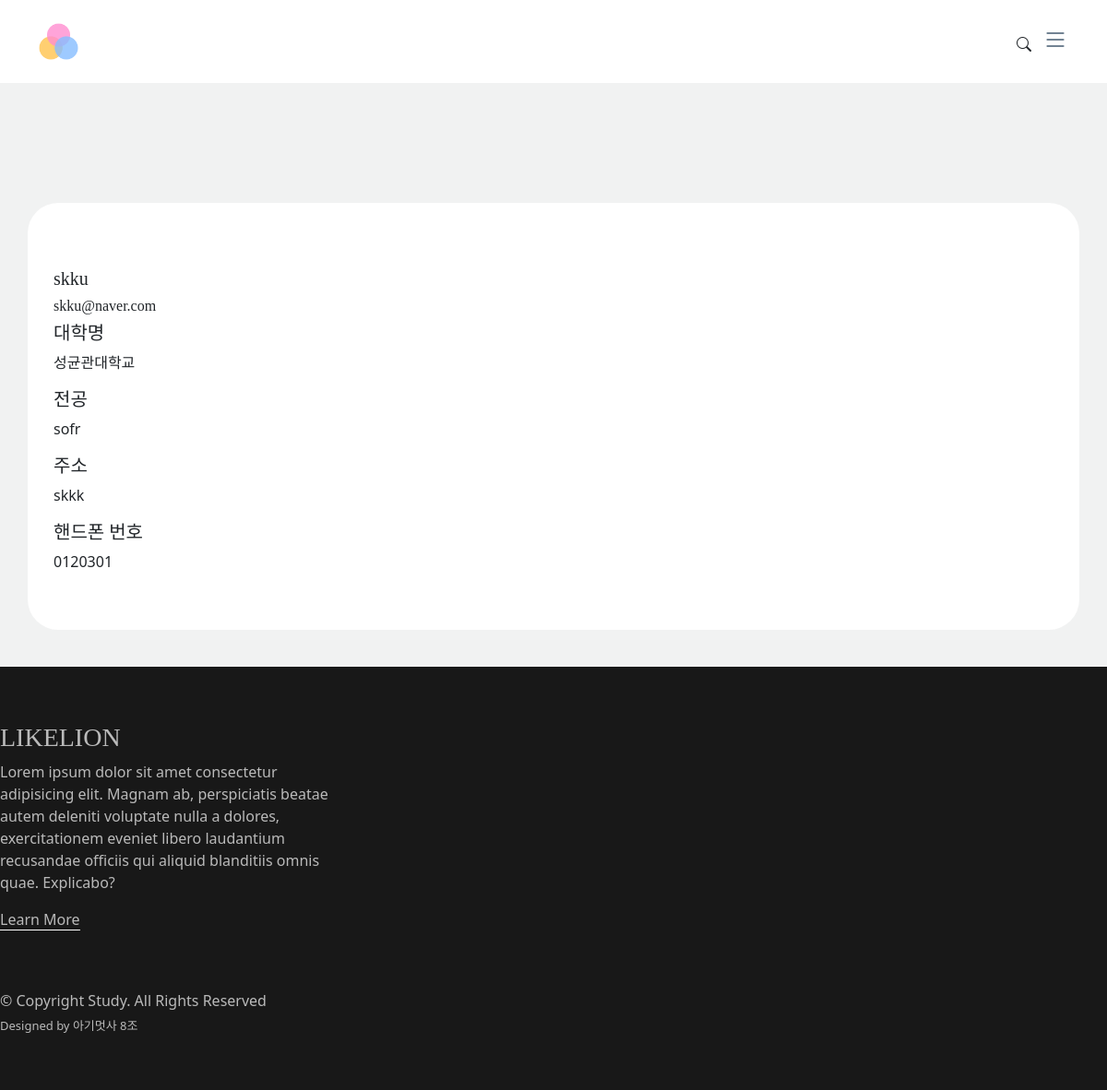
The app's page /showprofile/ (signed in) with its own data.
### MainApp/models.py (models this page shows, shortened)
class User(AbstractBaseUser):
    position_choices=[
        (True, True),
        (False, False),
    ]
    username    = models.CharField(max_length=30, unique=True)
    name        = models.CharField(max_length=40, null=False, blank=False)
    email       = models.EmailField(verbose_name='email', max_length=60, unique=True)
    create_dt = models.DateTimeField(verbose_name='date joined', auto_now_add=True)
    last_login  = models.DateTimeField(verbose_name='last login', auto_now=True)
    is_admin    = models.BooleanField(default=False)
    is_active   = models.BooleanField(default=True)
    university = models.CharField(verbose_name='대학명', max_length=100)
    major = models.CharField(verbose_name='전공', max_length=100)
    address = models.CharField(verbose_name='주소', max_length=100)
    phone_number = models.CharField(verbose_name='핸드폰 번호', max_length=100)
    is_student = models.BooleanField(choices = position_choices,default=False)
    is_looking_job = models.BooleanField(choices = position_choices,default=False)
    is_headhunter = models.BooleanField(choices = position_choices,default=False)
    object = UserManager()  # 헬퍼 클래스 사용
    USERNAME_FIELD = 'email'  # 로그인 ID로 사용할 필드
    REQUIRED_FIELDS = ['username','name','university', 'major', 'address','phone_number', 'is_student','is_looking_job','is_headhunter'] # 필수 작성 필드

### MainApp/views.py (the view)
# urls.py: path('showprofile/', views.showprofile, name ='showprofile'),
def showprofile(request):
    return render(request, 'showprofile.html')

### MainApp/templates/showprofile.html (shortened to what this page needs)
{% extends 'base.html' %}
{% load static %}
{% block content %}
  <main id="main">
    <section class="single-post-content">
      <div class="container" data-aos="fade-up">
          <div class="row gutters">
            <div class="col-xl-3 col-lg-3 col-md-12 col-sm-12 col-12">
            <div class="h-100">
              <div class="card-body">
                <div class="account-settings">
                  <div class="user-profile">
                    <div class="user-avatar">
                    </div>
                    <h5 class="user-name">{{user.username }}</h5>
                    <h6 class="user-email">{{user.email }}</h6>
                  </div>
                  <div class="about">
                    <h5>대학명</h5>
                    <p>{{user.university }}</p>
                    <h5>전공</h5>
                    <p>{{user.major }}</p>
                    <h5>주소</h5>
                    <p>{{user.address }}</p>
                    <h5>핸드폰 번호</h5>
                    <p>{{user.phone_number }}</p>
                  </div>
                </div>
              </div>
            </div>
            </div>
          </div>
      </div>
    </section>
  </main>
  {% endblock %}

### MainApp/static/css/variables.css (style rules this page uses)
:root { --font-default: 'EB Garamond', system-ui, -apple-system, "Segoe UI", Roboto, "Helvetica Neue", Arial, "Noto Sans", "Liberation Sans", sans-serif, "Apple Color Emoji", "Segoe UI Emoji", "Segoe UI Symbol", "Noto Color Emoji"; --font-primary: 'EB Garamond', serif; --font-secondary: 'Inter', sans-serif; --color-default: #212529; --color-default-rgb: 33, 37, 41; --color-links: #212529; --color-links-hover: #15171a; --color-primary: #212529; --color-primary-light: #26282c; --color-primary-dark: #0b0c0e; --color-primary-rgb: 33, 37, 41; --color-primary-light-rgb: 38, 40, 44; --color-primary-dark-rgb: 11, 12, 14; --color-secondary: #596d80; --color-secondary-light: #8498aa; --color-secondary-dark: #404f5c; --color-secondary-rgb: 89, 109, 128; --color-secondary-light-rgb: 132, 152, 170; --color-secondary-dark-rgb: 64, 79, 92; --color-blue: #0d6efd; --color-blue-rgb: 13, 110, 253; --color-indigo: #6610f2; --color-indigo-rgb: 102, 16, 242; --color-purple: #6f42c1; --color-purple-rgb: 111, 66, 193; --color-pink: #f3268c; --color-pink-rgb: 243, 38, 140; --color-red: #df1529; --color-red-rgb: 223, 21, 4; --color-orange: #fd7e14; --color-orange-rgb: 253, 126, 20; --color-yellow: #ffc107; --color-yellow-rgb: 255, 193, 7; --color-green: #059652; --color-green-rgb: 5, 150, 82; --color-teal: #20c997; --color-teal-rgb: 32, 201, 151; --color-cyan: #0dcaf0; --color-cyan-rgb: 13, 202, 240; --color-white: #ffffff; --color-white-rgb: 255, 255, 255; --color-gray: #6c757d; --color-gray-rgb: 108, 117, 125; --color-black: #000000; --color-black-rgb: 0, 0, 0; }
:root { --bs-blue: var(--color-blue); --bs-indigo: var(--color-indigo); --bs-purple: var(--color-purple); --bs-pink: var(--color-pink); --bs-red: var(--color-red); --bs-orange: var(--color-orange); --bs-yellow: var(--color-yellow); --bs-green: var(--color-green); --bs-teal: var(--color-teal); --bs-cyan: var(--color-cyan); --bs-white: var(--color-white); --bs-gray: var(--color-gray); --bs-gray-dark: #343a40; --bs-gray-100: #f8f9fa; --bs-gray-200: #e9ecef; --bs-gray-300: #dee2e6; --bs-gray-400: #ced4da; --bs-gray-500: #adb5bd; --bs-gray-600: #6c757d; --bs-gray-700: #495057; --bs-gray-800: #343a40; --bs-gray-900: #212529; --bs-primary: var(--color-blue); --bs-secondary: var(--color-blue); --bs-success: #198754; --bs-info: #0dcaf0; --bs-warning: #ffc107; --bs-danger: #dc3545; --bs-light: #f8f9fa; --bs-dark: #212529; --bs-primary-rgb: var(--color-primary-rgb); --bs-secondary-rgb: var(--color-secondary-rgb); --bs-success-rgb: 25, 135, 84; --bs-info-rgb: 13, 202, 240; --bs-warning-rgb: 255, 193, 7; --bs-danger-rgb: 220, 53, 69; --bs-light-rgb: 248, 249, 250; --bs-dark-rgb: 33, 37, 41; --bs-white-rgb: var(--color-white-rgb); --bs-black-rgb: var(--color-black-rgb); --bs-body-color-rgb: var(--color-default-rgb); --bs-body-bg-rgb: 255, 255, 255; --bs-font-sans-serif: var(--font-default); --bs-font-monospace: SFMono-Regular, Menlo, Monaco, Consolas, "Liberation Mono", "Courier New", monospace; --bs-gradient: linear-gradient(180deg, rgba(255, 255, 255, 0.15), rgba(255, 255, 255, 0)); --bs-body-font-family: var(--font-default); --bs-body-font-size: 1rem; --bs-body-font-weight: 400; --bs-body-line-height: 1.5; --bs-body-color: var(--color-default); --bs-body-bg: #fff; }

### MainApp/static/css/main.css (style rules this page uses)
:root { scroll-behavior: smooth; }
body { color: rgba(var(--color-primary-rgb), 1); background-color: #F1F2F2; }
h1, h2, h3, h4, h5, h6 { font-family: 'LeferiPoint-WhiteObliqueA'; }
#main { margin-top: 90px; }
section { padding: 40px 0; overflow: hidden; }
section { scroll-margin-top: 70px; }
.container { background-color:#FFFFFF; padding-top: 30px; border-radius: 33px; padding-bottom: 30px; }
body { padding-top: 90px; }

### records on screen
User: username "skku", email "skku@naver.com", university "성균관대학교", major "sofr", address "skkk", phone_number "0120301"
